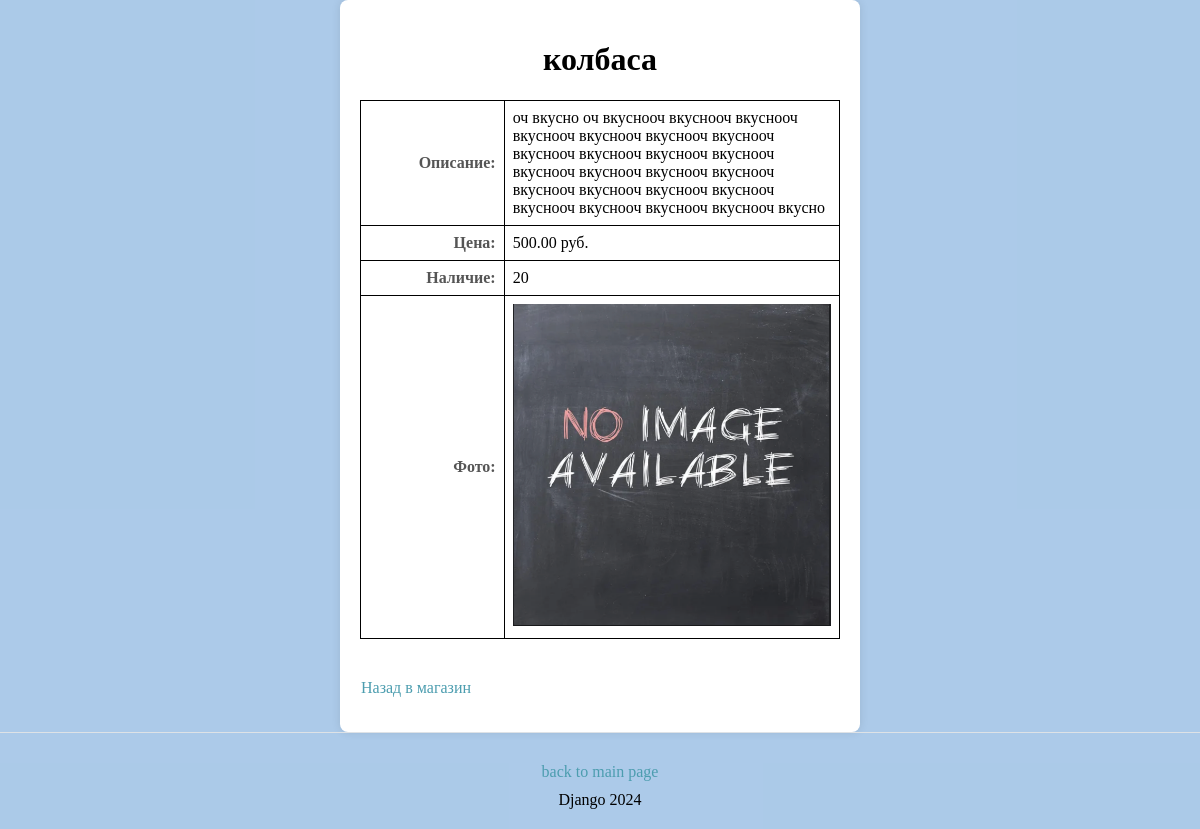
/market/1/detail/, run on the app's committed database.
### products/models.py (models this page shows, shortened)
class Product(models.Model):
    objects = models.Manager()
    name = models.CharField(max_length=255, unique=True)
    description = models.TextField(null=True, blank=True)
    price = models.DecimalField(max_digits=10, decimal_places=2)
    count = models.PositiveIntegerField(default=0)
    image = models.ImageField(upload_to='products/', null=True, blank=True)
    class Meta:
        permissions = [
            ("can_view_product", "Can view product"),
            ("can_add_product", "Can add product"),
            ("can_change_product", "Can change product"),
            ("can_delete_product", "Can delete product"),
        ]

### market/views.py (the view)
# urls.py: path('<int:pk>/detail/', detail, name='detail'),
def detail(request, pk):
    product = get_object_or_404(Product, pk=pk)
    return render(request, 'market/detail.html',
                  {'product': product})

### templates/market/detail.html (shortened to what this page needs)
{% load static %}
<!DOCTYPE html>
<html lang="en">
<head>
    <link rel="stylesheet" href="{% static 'product/product.css' %}">
    <link rel="stylesheet" href="{% static 'other/other.css' %}">
</head>
<body>
<div class="form-container">
    <h1>{{ product.name }}</h1>
    <table class="product-table">
        <tr>
            <td class="label">Описание:</td>
            <td>{{ product.description }}</td>
        </tr>
        <tr>
            <td class="label">Цена:</td>
            <td>{{ product.price }} руб.</td>
        </tr>
        <tr>
            <td class="label">Наличие:</td>
            <td>{{ product.count }}</td>
        </tr>
        <tr>
            <td class="label">Фото:</td>
            <td>
                {% if product.image %}
                    <img src="{{ product.image.url }}" alt="{{ product.name }}"
                         class="product-image">
                {% else %}
                    <img src="{% static 'market/img/default.png' %}"
                     alt="Изображение отсутствует">
                {% endif %}
            </td>
        </tr>
    </table>
    <div>
        <p><a href="{% url 'market:market' %}"
              class="back-button">Назад в магазин</a></p>
    </div>
</div>
<footer>
    <a href="{% url 'main' %}" class="footer-button">back to main page</a>
    <p>Django 2024</p>
</footer>
</body>
</html>

### static/product/product.css (style rules this page uses)
html, body { height: 100%; margin: 0; background-color: rgba(129, 175, 221, 0.42); display: flex; flex-direction: column; }
h1, h3 { text-align: center; }
p { margin: 1px; }
.product-table { border: 1px solid black; border-collapse: collapse; padding: 8px; margin-bottom: 20px; }
.product-table td img { max-width: 100%; height: auto; }
.product-table td { border: 1px solid black; border-collapse: collapse; padding: 8px; }
.product-table .label { font-weight: bold; text-align: right; width: 30%; color: #555; }
.back-button { display: inline-block; margin-top: 20px; text-decoration: none; color: #4c9daf; }
.form-container { width: 40%; margin: 0 auto; background-color: #ffffff; padding: 20px; border-radius: 8px; box-shadow: 0px 0px 10px rgba(0, 0, 0, 0.1); }
div { margin-bottom: 15px; }

### static/other/other.css (style rules this page uses)
footer { display: flex; flex-direction: column; justify-content: center; align-items: center; width: 100%; text-align: center; padding: 20px 0; background-color: transparent; border-top: 1px solid #dee2e6; margin-top: auto; }
footer p { margin: 0; padding: 0; }
.footer-button { color: #4c9daf; background-color: transparent; padding: 10px 20px; text-decoration: none; border-radius: 5px; font-size: 16px; }

### data on the page
Product: name "колбаса", description "оч вкусно оч вкуснооч вкуснооч вкуснооч вкуснооч вкуснооч вкуснооч вкуснооч вкуснооч вкуснооч вкуснооч вкуснооч вкуснооч вкуснооч вкуснооч вкуснооч вкуснооч вкуснооч вкуснооч вкуснооч вкуснооч вкуснооч вкуснооч вкуснооч вкусно", price "500.00", count "20"
